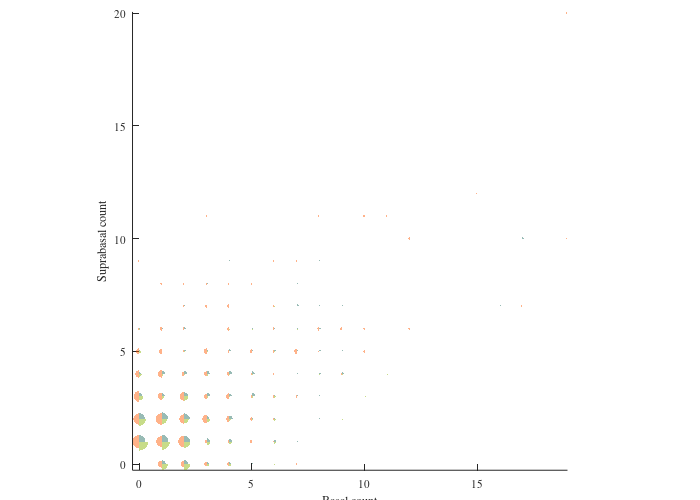

The MATLAB source for this figure:
function oes_atra_bubbles

ts = [3 6 3+1/7 3+9/7 3+1/7 3+9/7];

% pre-treat/atra homoestasis
databs{1} = sparse([
	0	31	23	21	10	7	1	0	0	1	0	0	0;
	9	21	24	10	10	5	3	0	1	0	0	0	0;
	8	25	16	14	4	1	2	1	1	0	0	0	0;
	4	2	14	5	5	6	0	2	1	0	0	1	0;
	3	2	7	7	4	2	3	3	1	0	0	0	0;
	0	2	2	1	1	3	0	0	1	0	0	0	0;
	0	1	1	2	1	2	2	1	0	1	0	0	0;
	1	0	0	1	0	5	0	0	0	1	0	0	0;
	0	0	0	0	0	1	3	0	0	0	0	1	0;
	0	0	0	0	1	0	2	0	0	0	0	0	0;
	0	0	0	0	0	1	1	0	0	0	0	1	0;
	0	0	0	0	0	0	0	0	0	0	0	1	0;
	0	0	0	0	0	0	1	0	0	0	1	0	0]);
databs{1}(15+1,12+1) = 1;
databs{1}(17+1, 7+1) = 1;
databs{1}(19+1,10+1) = 1;
databs{1}(19+1,20+1) = 1;

databs{2} = sparse([
	0	7	12	2	4	2	0	1	0	0	0	0	0	0	0	0;
	3	15	10	7	9	1	0	0	0	0	0	0	0	0	0	0;
	4	26	12	9	4	1	1	0	1	0	0	0	0	0	0	0;
	4	4	17	10	7	2	2	1	0	0	0	0	1	0	0	0;
	1	5	5	8	6	5	3	0	1	0	0	0	1	0	0	0;
	0	1	3	4	2	6	5	1	1	0	1	0	0	0	0	0;
	0	0	2	1	2	3	2	3	0	1	0	1	0	0	0	0;
	0	0	1	3	3	1	0	0	2	0	1	0	0	0	0	0;
	0	0	0	1	0	0	2	0	1	0	0	1	0	0	0	0;
	0	0	0	0	0	0	5	1	0	1	0	0	1	0	0	0;
	0	0	0	0	2	0	0	1	0	3	0	0	1	1	0	0;
	0	0	0	0	0	0	3	1	1	0	0	0	0	0	0	0;
	0	0	0	0	0	0	0	0	0	0	0	0	0	0	0	0;
	0	0	0	0	1	0	0	0	0	0	0	0	0	0	0	0;
	0	0	0	0	0	0	0	0	0	0	0	0	1	0	1	0;
	0	0	0	0	0	0	1	0	1	0	0	0	0	0	0	0]);
databs{2}(20+1,20+1) = 1;
databs{2}(21+1,13+1) = 1;
databs{2}(25+1,21+1) = 1;
databs{2}(46+1,40+1) = 1;
databs{2}(51+1,26+1) = 1;

% atra treatement, 3 weeks after induction
databs{3} = sparse([
	0	23	29	17	8	2	2	0	0	0	0;
	14	48	23	7	2	2	0	2	0	0	0;
	15	32	23	15	6	3	0	0	0	0	0;
	8	11	22	15	3	1	1	0	0	0	0;
	0	6	15	10	5	5	0	0	0	0	0;
	1	4	5	3	1	1	0	0	0	0	0;
	0	1	1	3	7	1	0	0	0	0	0;
	0	0	0	0	3	3	0	0	0	0	0;
	0	0	0	4	1	1	0	0	0	0	0;
	0	0	0	0	1	0	0	0	0	0	0;
	0	0	0	0	2	2	0	0	0	1	0;
	0	0	0	1	0	0	0	0	0	0	0;
	0	0	0	0	2	0	0	0	0	0	0;
	0	0	0	0	0	0	0	0	0	0	0;
	0	0	0	0	0	0	0	0	0	0	0;
	0	0	0	0	0	0	1	0	0	0	1;
	0	0	0	0	0	0	1	0	2	0	0;
	0	0	0	0	0	0	0	0	0	0	0;
	0	0	0	0	0	1	0	0	0	0	0]);

databs{4} = sparse([
	0	22	29	21	11	11	6	1	0	0	0	0	1	0	0	0	0	0	0	0;
	5	24	14	19	11	3	5	1	0	1	0	0	0	0	0	0	0	0	0	0;
	2	19	19	18	10	4	3	1	0	0	0	0	0	0	0	0	0	0	0	0;
	2	3	6	9	8	5	3	0	1	0	0	0	0	0	0	0	0	0	0	0;
	0	1	9	8	4	6	4	2	1	2	0	0	0	0	0	0	0	0	0	1;
	0	0	2	7	2	4	1	2	2	1	0	0	0	0	0	0	0	0	0	0;
	0	0	0	2	3	2	1	0	1	1	0	1	0	0	0	0	0	0	0	0;
	0	0	2	3	1	1	0	1	0	0	1	0	0	0	0	0	0	0	0	0;
	0	0	1	2	2	0	0	2	1	0	0	0	0	0	0	0	0	0	0	0;
	0	0	0	1	0	1	0	0	1	1	0	0	0	0	0	0	0	0	0	0;
	0	0	0	0	1	0	0	0	0	0	0	0	0	0	0	0	0	0	0	1;
	0	0	0	0	0	1	0	1	0	0	0	1	0	0	0	0	0	0	0	0;
	0	0	0	0	0	0	0	0	0	0	0	0	0	0	0	0	0	0	0	0;
	0	0	0	0	0	0	0	1	0	0	1	0	0	0	0	0	0	0	0	0;
	0	0	0	0	0	0	0	0	1	0	0	0	0	0	0	0	1	0	0	0;
	0	0	0	0	0	0	0	0	0	0	0	0	0	0	0	0	0	0	0	0;
	0	0	0	0	0	0	0	0	0	0	0	1	0	0	0	0	0	0	0	0;
	0	0	0	0	0	0	0	0	0	0	0	0	0	0	0	0	0	0	0	0;
	0	0	0	0	0	0	0	0	0	0	0	0	0	0	0	0	0	0	0	0;
	0	0	0	0	0	0	0	0	0	0	0	0	0	0	0	0	0	1	0	0;
	0	0	0	0	0	0	0	0	0	0	0	0	0	1	0	0	0	0	0	0;
	0	0	0	0	0	0	0	0	0	0	0	0	0	0	0	0	0	0	0	0;
	0	0	0	0	0	0	0	0	0	0	0	0	0	0	0	0	0	0	0	0;
	0	0	0	0	0	0	0	0	0	0	0	0	0	0	0	0	0	0	0	0;
	0	0	0	0	0	0	0	0	0	0	0	0	0	0	0	0	0	0	0	0;
	0	0	0	0	0	0	0	0	0	0	0	0	0	0	0	0	0	0	0	0;
	0	0	0	0	0	0	0	0	0	0	0	0	0	0	0	0	0	0	0	0;
	0	0	0	0	0	0	0	0	0	0	0	0	0	0	0	0	0	0	0	0;
	0	0	0	0	0	0	0	0	0	0	0	0	0	0	0	0	0	0	0	1;
	0	0	0	0	0	0	0	0	0	0	0	0	0	0	0	0	0	0	0	0;
	0	0	0	0	0	0	0	0	0	0	0	0	0	0	0	0	0	0	0	0;
	0	0	0	0	0	0	0	0	0	0	0	0	0	0	0	0	0	0	0	0;
	0	0	0	0	0	0	0	0	0	0	0	0	0	0	0	0	0	0	0	0;
	0	0	0	0	0	0	0	0	0	0	0	0	0	0	0	0	0	0	0	0;
	0	0	0	0	0	0	0	0	0	0	0	0	0	0	0	0	0	0	0	1;
	0	0	0	0	0	0	0	0	0	0	0	0	0	0	0	0	0	0	0	0;
	0	0	0	0	0	0	0	0	0	0	0	0	0	0	0	0	0	0	0	0;
	0	0	0	0	0	0	0	0	0	0	0	0	0	0	0	0	0	0	0	0;
	0	0	0	0	0	0	0	0	0	0	0	0	0	0	0	0	1	0	0	0;
	0	0	0	0	0	0	0	0	0	0	0	0	0	0	0	0	0	0	0	0;
	0	0	0	0	0	0	0	0	0	0	0	0	0	0	0	0	0	0	0	0;
	0	0	0	0	0	0	0	0	0	0	0	0	0	0	0	0	0	0	0	0;
	0	0	0	0	0	0	0	0	0	0	0	0	0	0	0	0	0	0	0	0;
	0	0	0	0	0	0	0	0	0	0	0	0	0	0	0	0	0	1	0	0]);

databs{5} = sparse([
	0	69	39	14	7	4	1	0;
	32	59	24	6	3	0	0	0;
	32	33	17	15	1	1	0	0;
	5	11	10	2	3	1	0	0;
	4	6	3	1	1	0	1	0;
	0	1	1	2	1	0	1	0;
	1	4	3	2	0	1	0	1;
	0	1	0	0	0	0	1	0;
	0	0	0	0	1	0	0	0;
	0	0	1	0	1	0	0	0;
	0	0	0	1	0	0	0	0;
	0	0	0	0	1	0	0	0]);

databs{6} = sparse([
	0	29	26	9	3	2	1	0	0	0	0;
	12	35	32	8	9	1	1	0	0	0	0;
	12	26	23	12	8	2	2	1	0	0	0;
	3	8	6	10	7	2	0	0	1	0	0;
	3	5	9	6	7	3	0	0	0	1	0;
	1	0	2	9	6	2	1	0	0	0	0;
	0	2	1	1	0	2	1	0	0	0	0;
	0	1	0	1	1	2	1	3	1	0	0;
	0	0	1	1	1	2	1	1	0	1	0;
	0	0	0	0	2	1	0	1	0	0	0;
	0	0	0	0	0	0	0	0	0	0	0;
	0	0	0	0	0	0	0	0	0	0	0;
	0	0	0	0	0	0	0	0	0	0	0;
	0	0	0	0	0	0	0	0	0	0	0;
	0	0	0	0	0	0	0	0	0	0	0;
	0	0	0	0	0	0	0	0	0	0	0;
	0	0	0	0	0	0	0	1	0	0	0;
	0	0	0	0	0	0	0	0	0	0	1]);

    function plot_slice(ah, cx, cy, r, theta, colour, transparency)
        X = [cx cx + r * cos(linspace(theta(1), theta(2), 20))];
	Y = [cy cy + r * sin(linspace(theta(1), theta(2), 20))];
	axes(ah);
	fill_h = fill(X, Y, 'b');
        set(fill_h, 'EdgeColor', colour, 'FaceColor', colour, ...
            'EdgeAlpha', transparency, 'FaceAlpha', transparency/2);
    end

    function plot_slices(ah, bs, scale, theta, colour, transparency)
	[m,n,c] = find(bs);
	tot = sum(sum(bs));
	for i = 1:numel(c)
	    if c > 0
                plot_slice(ah, m(i)-1, n(i)-1, sqrt(c(i) / tot) * scale, theta, colour, transparency);
	    end
	end
    end


fh = figure;
gh = newplot(fh);
colours = [
 0.996078, 0.360784, 0.027451;
% 0.996078, 0.988235, 0.0352941;
 0.541176, 0.713725, 0.027451;
 0.145098, 0.435294, 0.384314;
 0.00784314, 0.509804, 0.929412;
 0.152941, 0.113725, 0.490196;
 0.470588, 0.262745, 0.584314;
 0.890196, 0.0117647, 0.490196;
 0.905882, 0.027451, 0.129412
];
set(gh, 'NextPlot', 'add');

plot_slices(gh, databs{1}, 1.0, [pi/2 3*pi/2], colours(1,:), 0.95);
plot_slices(gh, databs{5}, 1.0, [3*pi/2 2*pi], colours(2,:), 0.95);
plot_slices(gh, databs{6}, 1.0, [0      pi/2], colours(3,:), 0.95);

set(gh, 'DataAspectRatio', [1 1 1]);
axes(gh);
axis tight;

xlabel(gh, 'Basal count', 'FontName', 'Times', 'FontSize', 8);
ylabel(gh, 'Suprabasal count', 'FontName', 'Times', 'FontSize', 8);

set(gh, 'FontName', 'Times', 'FontSize', 8);

set(fh, 'PaperUnits', 'inches');
w = 7; h = 5;
set(fh, 'PaperSize', [w h]);
set(fh, 'PaperPosition', [0 0 w h]);

set(gh, 'Position', get(gh, 'OuterPosition') - ...
    get(gh, 'TightInset') * [-1 0 1 0; 0 -1 0 1; 0 0 1 0; 0 0 0 1]);

set(fh, 'Color', 'white');

set(fh, 'Renderer', 'Painters');
pause(0.1);
set(fh, 'Renderer', 'OpenGL');
pause(0.1);
print(fh, '-dpng', '-opengl', '-r300', 'oes-atra-bubbles');


end
